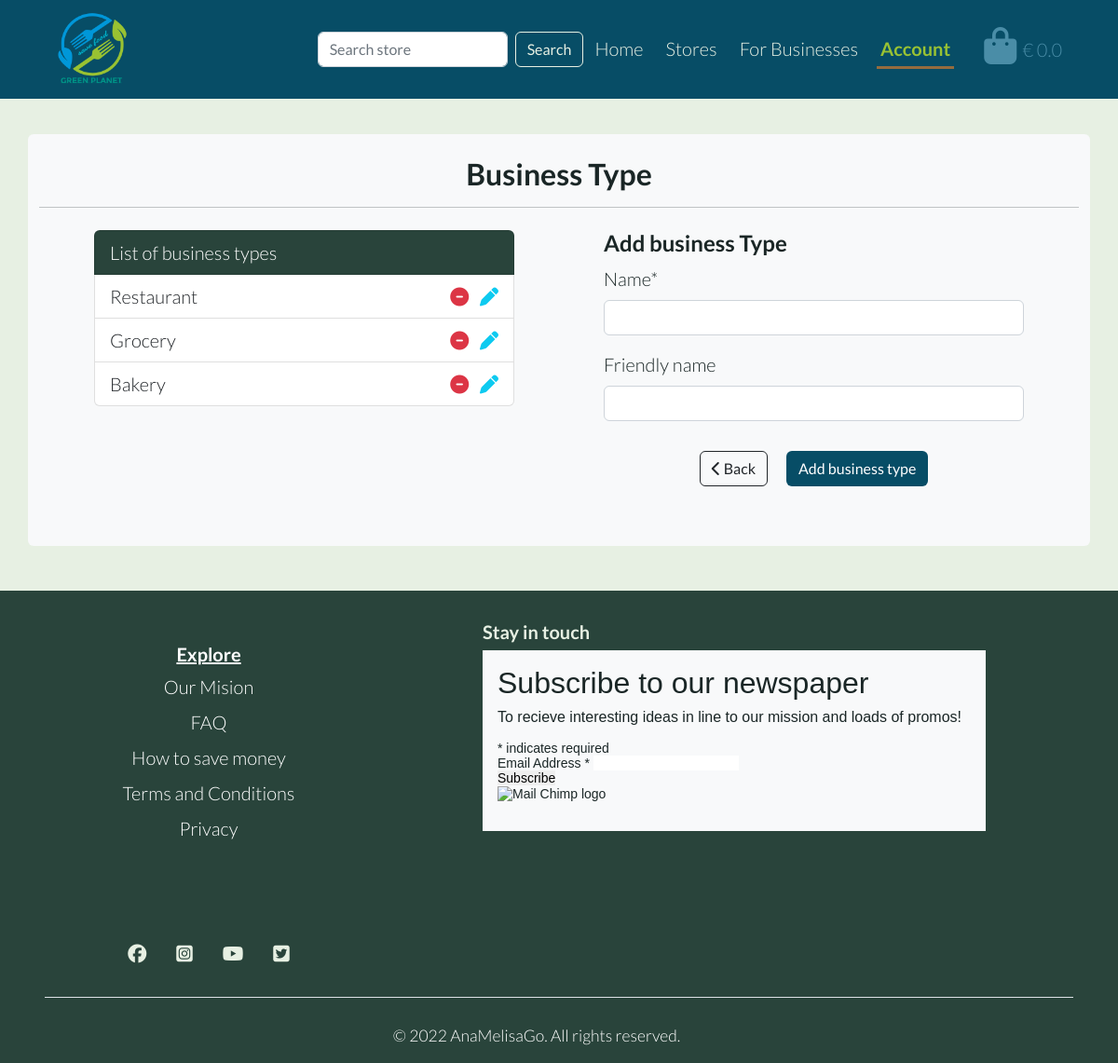
The page /stores/add_business_type/ (signed in) on the database its author committed.
### store/models.py (models this page shows, shortened)
class BusinessType(models.Model):
    name = models.CharField(max_length=255)
    friendly_name = models.CharField(max_length=255, null=True, blank=True)

### store/views.py (the view)
@login_required
def add_business_type(request):
    business_type = BusinessType.objects.all()
    if not request.user.is_superuser:
        messages.error(request, 'RESTRICTED PAGE! Only staff members\
             can access this page. Sorry!')
        return redirect(reverse('home'))
    if request.method == 'POST':
        form = BusinessTypeForm(request.POST)
        if form.is_valid:
            form.save()
            messages.info(request, 'Successfully added')
            form = BusinessTypeForm()
        else:
            messages.error(request, 'Error! Make sure the form is\
                valid before you click the button.')
    else:
        form = BusinessTypeForm()
    template = 'stores/add_business_type.html'
    context = {
        'account': 'active',
        'form': form,
        'business_type': business_type,
    }
    return render(request, template, context)

### store/forms.py
class BusinessTypeForm(forms.ModelForm):
    class Meta:
        model = BusinessType
        fields = '__all__'

### bag/contexts.py (called while the page is built, shortened)
def bag_contents(request):
    b_type = BusinessType.objects.all()
    bag_items = []
    grand_total = 0
    bag = request.session.get('bag', {})
    context = {
        'bag_items': bag_items,
        'grand_total': grand_total,
        'b_type': b_type,
    }
    return context

### store/templates/stores/add_business_type.html (shortened to what this page needs)
{% extends "base.html" %}
{% load static %}
{% load crispy_forms_tags %}
{% block content %}
<div class="container py-3 mt-md-5 mt-4 mb-5 bg-light rounded py-2">
    <div class="row">
        <div class="col-12 text-center py-2">
            <h2 class="fw-bold">Business Type</h2>
            <hr class="my-3">
        </div>
    </div>
    <div class="row d-flex justify-content-center gap-5">
        <div class="col-md-5 col-12 me-md-4">
            <div class="list-group">
                <div class="list-group-item bg-dark-tree text-white" aria-current="true">List of business types</div>
                {% for type in business_type %}
                    <div class="list-group-item d-flex justify-content-between">
                        <span>
                            {{ type.friendly_name }}
                        </span>
                        <span>
                            <a href="{% url 'delete_business_type' type.id %}" class="text-danger"><i class="fas fa-minus-circle"></i></a>
                            <a href="{% url 'edit_business_type' type.id %}" class="text-info ms-2"><i class="fas fa-pen"></i></a>
                        </span>
                    </div>
                {% endfor %}
            </div>
        </div>
        <div class="col-md-5 col-12">
            <h4 class="fw-bold">Add business Type</h4>
            <form method="POST" action="{% url 'add_business_type' %}" class="form mb-5" enctype="multipart/form-data">
                {{ form | crispy }}
                <div class="text-center">
                    <a href="{% url 'user_profile' %}" class="btn btn-outline-dark mx-2 mt-3"><i
                            class="fas fa-chevron-left"></i> Back</a>
                    <button class="btn btn-dark-ocean mx-2 mt-3" type="submit">Add business type</button>
                </div>
            </form>
        </div>
    </div>
</div>
{% endblock %}

### static/css/base.css (style rules this page uses)
:root { --planet-trans-cloud: rgba(194, 219, 232, 0.75); --planet-trans-black: rgba(26, 38, 38, 0.3); --planet-black-night: #1a2626; --planet-dark-tree: #29443b; --planet-dark-ocean: #074d66; --planet-sky-blue: #4a8da7; --planet-white-leaf: #e7f0e3; --planet-brown-leaf: #946C3E; --planet-yellow-leaf: #99C233; }
* { padding: 0; margin: 0; border: none; }
html { height: 100%; }
body { background-color: var(--planet-white-leaf); font-weight: 300; color: var(--planet-black-night); font-size: 20px; font-family: 'Lato', sans-serif; }
a { color: var(--planet-black-night); text-decoration: none; }
.bg-dark-tree { background-color: var(--planet-dark-tree); }
.btn-dark-ocean { background-color: var(--planet-dark-ocean); color: #fff; }

### rows shown on the page
BusinessType: friendly_name "Restaurant"
BusinessType: friendly_name "Grocery"
BusinessType: friendly_name "Bakery"
